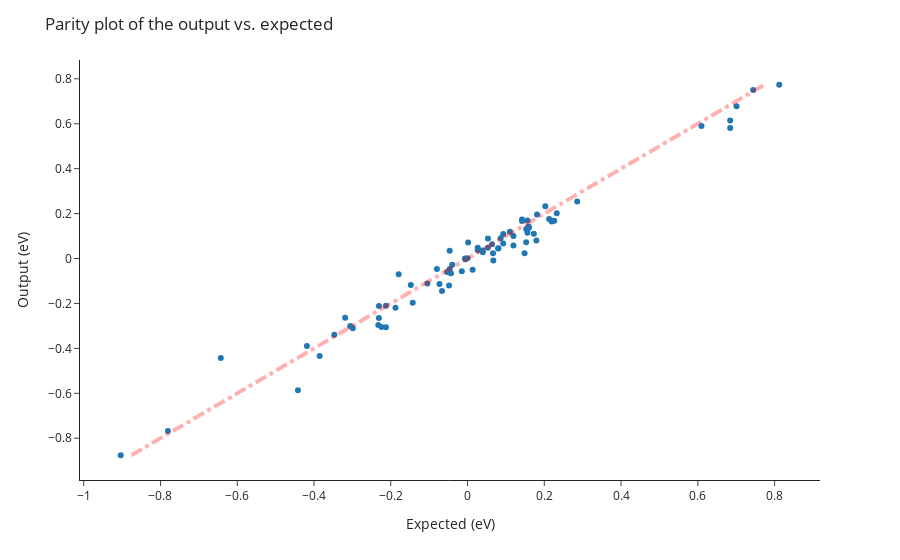

Source (notebook cell):
### Code cell
# Read in the model
model = torch.load("output/reaction_model.pt")
# model = torch.load(os.path.join(artifact_dir, "reaction_model.pt"), map_location=torch.device('cpu'))

outputs = []
expecteds = []

for idx, data in enumerate(train_loader):
    output = model(data)
    output = output.mean(dim=1)
    
    output = output.detach().numpy()
    expected = data.total_energy_transition_state - data.total_energy
    expected = expected.detach().numpy()

    outputs.append(output[0])
    expecteds.append(expected[0])


# Make a parity plot of the output vs. expected
outputs = np.array(outputs).flatten()
expecteds = np.array(expecteds).flatten()
outputs *= ase_units.Ha
expecteds *= ase_units.Ha

fig = px.scatter(x=expecteds, y=outputs, template="simple_white")
fig.update_layout(title="Parity plot of the output vs. expected")
fig.update_xaxes(title_text="Expected (eV)")
fig.update_yaxes(title_text="Output (eV)")
# Draw the parity line
fig.add_shape(
    type="line",
    x0=outputs.min(),
    y0=outputs.min(),
    x1=outputs.max(),
    y1=outputs.max(),
    line=dict(
        color="Red",
        width=4,
        dash="dashdot",
    )
)

fig.show()

### Figure 1 — Plotly figure (JSON) as saved in the notebook; plotly's stock layout.template omitted (floating-point values rounded to 4 significant figures)
{"data": [{"hovertemplate": "x=%{x}<br>y=%{y}<extra></extra>", "legendgroup": "", "marker": {"color": "#1F77B4", "symbol": "circle"}, "mode": "markers", "name": "", "orientation": "v", "showlegend": false, "type": "scatter", "x": [-0.2309, 0.7441, 0.1104, -0.03986, -0.1794, 0.1486, -0.05315, 0.1196, 0.01329, 0.1727, -0.07972, -0.3189, -0.3056, 0.2026, 0.1561, 0.1196, 0.001661, 0.2192, 0.2259, -0.1046, 0.6843, 0.03903, -0.07308, 0.7009, 0.6843, -0.3471, 0.2126, -0.2126, 0.03986, -0.2242, 0.09301, -0.06643, 0.05315, -0.0465, 0.1561, -0.4185, 0.142, 0.02657, 0.1594, -0.2309, 0.08055, -0.9035, -0.4418, 0.06643, -0.1478, -0.3853, 0.2857, -0.04318, -0.006643, -0.004983, 0.1794, 0.181, 0.07972, -0.2325, -0.0465, 0.6095, 0.08636, 0.142, 0.1528, 0.2192, 0.2325, -0.04816, -0.7806, 0.1528, 0.02657, 0.1594, 0.1594, -0.6427, 0.8122, 0.06394, -0.01495, 0.09301, -0.2126, -0.1428, -0.299, 0.05315, 0.06726, -0.0465, 0, -0.1877], "xaxis": "x", "y": [-0.2643, 0.7506, 0.1191, -0.02783, -0.07025, 0.02343, -0.06048, 0.05813, -0.05047, 0.1103, -0.04686, -0.2634, -0.3005, 0.2328, 0.1689, 0.09985, 0.07105, 0.1681, 0.1681, -0.1111, 0.6142, 0.03546, -0.1136, 0.6781, 0.5809, -0.3398, 0.1764, -0.3055, 0.02835, -0.3043, 0.06674, -0.1449, 0.04777, -0.04644, 0.1151, -0.3889, 0.1673, 0.03692, 0.1358, -0.2118, 0.0443, -0.8757, -0.5868, 0.02297, -0.1181, -0.4341, 0.2535, -0.06507, -0.0003373, -0.003766, 0.08065, 0.1955, 0.04543, -0.2958, -0.06078, 0.5898, 0.08974, 0.1733, 0.1313, 0.1648, 0.2017, -0.1203, -0.7682, 0.07253, 0.04797, 0.1416, 0.1407, -0.4429, 0.7736, 0.06385, -0.05719, 0.1089, -0.2105, -0.1968, -0.3107, 0.08895, -0.008733, 0.03445, 0.001694, -0.2188], "yaxis": "y"}], "layout": {"legend": {"tracegroupgap": 0}, "margin": {"t": 60}, "shapes": [{"line": {"color": "Red", "dash": "dashdot", "width": 4}, "type": "line", "x0": -0.8757, "x1": 0.7736, "y0": -0.8757, "y1": 0.7736}], "title": {"text": "Parity plot of the output vs. expected"}, "xaxis": {"anchor": "y", "domain": [0, 1], "title": {"text": "Expected (eV)"}}, "yaxis": {"anchor": "x", "domain": [0, 1], "title": {"text": "Output (eV)"}}}}
